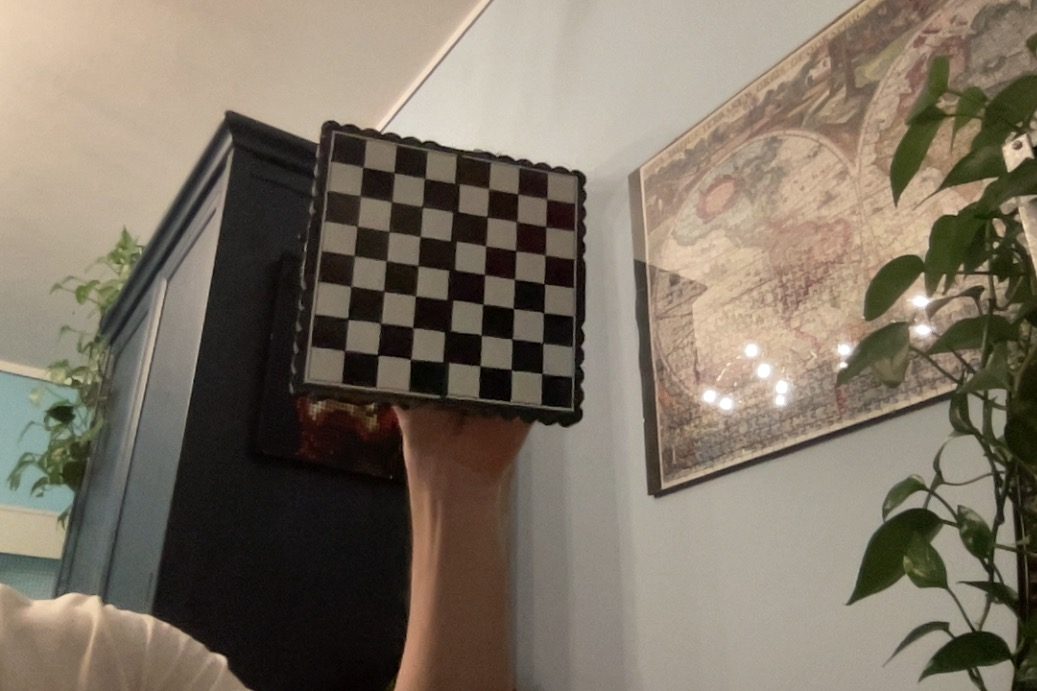
#> input picture pipeline/gaze-detection/gaze_detection/resources/images/calibration/img1.jpg, 1037 x 691 px; its folder holds only this picture in this run
$ python calibration.py
#> lines starting #> are read from the running program, lines starting #| are printed output that depends on the picture; after the words box and inside, x2 and y2 are one past the last pixel; in counts of white or black regions, pixels touching at a corner belong together
import numpy as np
import cv2
import glob
import json

# termination criteria

CHECKERBOARD = (7,7)
VERBOSE = False

criteria = (cv2.TERM_CRITERIA_EPS + cv2.TERM_CRITERIA_MAX_ITER, 30, 0.001)

# prepare object points, like (0,0,0), (1,0,0), (2,0,0) ....,(6,5,0)
objp = np.zeros((7*7,3), np.float32)
objp[:,:2] = np.mgrid[0:7,0:7].T.reshape(-1,2)

# Arrays to store object points and image points from all the images.
objpoints = [] # 3d point in real world space
imgpoints = [] # 2d points in image plane.

images = glob.glob('calibration/*.jpg')

for fname in images:
    img = cv2.imread(fname)
#> img is the input picture: shape (691, 1037, 3); mean B, G, R 100.9, 115.4, 125.7
    gray = cv2.cvtColor(img,cv2.COLOR_BGR2GRAY)
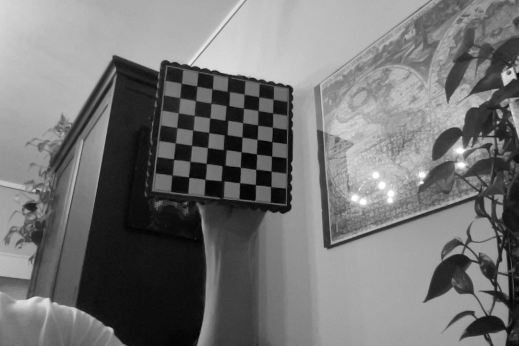
#> gray: shape (691, 1037) (shown at 1/2 size); min 0, max 255, mean 116.8

    # Find the chess board corners
    ret, corners = cv2.findChessboardCorners(gray, CHECKERBOARD ,None)
#> ret = True; corners = 49 rows, first 8: [344.5, 350.8], [347.7, 318.9], [350.1, 286.7], [354.1, 255.3], [356.8, 226.7], [360, 196], [370.7, 177.5], [377.7, 355.5]
    print(ret)
#| True

    # If found, add object points, image points (after refining them)
    if ret == True:
        objpoints.append(objp)
        corners2 = cv2.cornerSubPix(gray,corners,(11,11),(-1,-1),criteria)
#> corners2 = 49 rows, first 8: [344.7, 350.6], [347.9, 318.8], [351.1, 286.3], [354.3, 255.6], [357.1, 226.2], [360.2, 196], [363.1, 167.2], [377.7, 354.7]
        imgpoints.append(corners2)

        # Draw and display the corners
        img = cv2.drawChessboardCorners(img, CHECKERBOARD, corners2,ret)
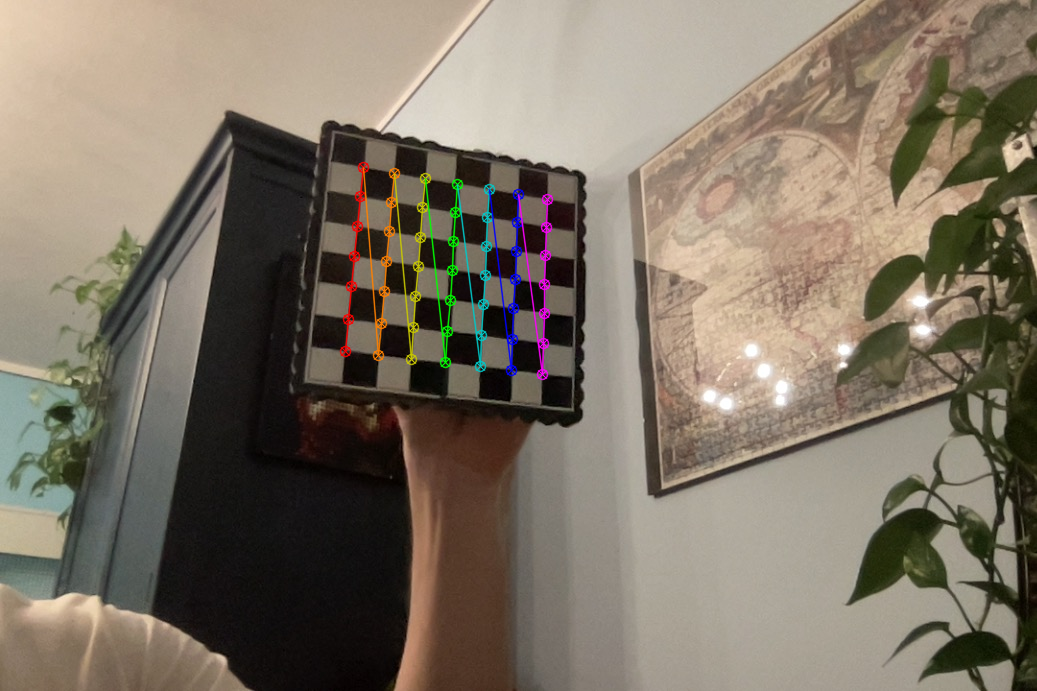
#> img: shape (691, 1037, 3); 1.51% of pixels changed, all inside (x1, y1, x2, y2) = (339, 161, 554, 381)

    if VERBOSE:
        cv2.imshow('img', img)
        cv2.waitKey(0)

cv2.destroyAllWindows()

ret, mtx, dist, rvecs, tvecs = cv2.calibrateCamera(objpoints, imgpoints, gray.shape[::-1],None,None)
#> ret = 0.7; mtx = [[899.6, 0, 543], [0, 896.9, 289.1], [0, 0, 1]]; dist = [[3.71, -110.2, -0.0251, 0.0202, 975.6]]; rvecs = ([-0.0767, -0.515, -1.46],); tvecs = ([-5.77, 1.81, 26.55],)

# Reprojection error
mean_error = 0
for i in range(len(objpoints)):
    imgpoints2, _ = cv2.projectPoints(objpoints[i], rvecs[i], tvecs[i], mtx, dist)
    error = cv2.norm(imgpoints[i],imgpoints2, cv2.NORM_L2)/len(imgpoints2)
    mean_error += error
#> this loop made 1 pass
#> (error, mean_error) on pass 1: (0.1, 0.1)
#> after the loop, mean_error = 0.1


if VERBOSE:
    print("total error: ", mean_error/len(objpoints))


    img = cv2.imread('calibration/img5.jpg')
    h,  w = img.shape[:2]
    newcameramtx, roi=cv2.getOptimalNewCameraMatrix(mtx,dist,(w,h),1,(w,h))

    # undistort
    mapx,mapy = cv2.initUndistortRectifyMap(mtx,dist,None,newcameramtx,(w,h),5)
    dst = cv2.remap(img,mapx,mapy,cv2.INTER_LINEAR)

    # crop the image
    x,y,w,h = roi
    dst = dst[y:y+h, x:x+w]
    cv2.imwrite('calibresult.png',dst)

np.savez("calib_results", mtx=mtx, dist=dist)

$ run again, on pipeline/gaze-detection/gaze_detection/resources/images/calibration/img13.jpg
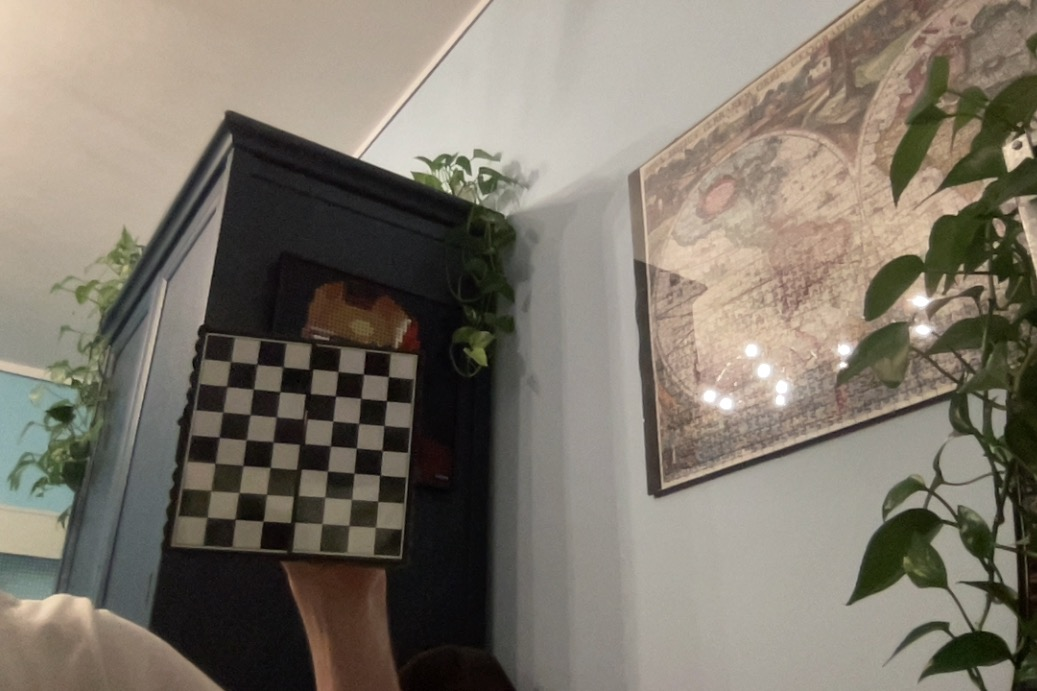
#> input picture pipeline/gaze-detection/gaze_detection/resources/images/calibration/img13.jpg, 1037 x 691 px
#> img is the input picture: shape (691, 1037, 3); mean B, G, R 106.8, 118.6, 125.9
#> `gray = cv2.cvtColor(img,cv2.COLOR_BGR2GRAY)`:
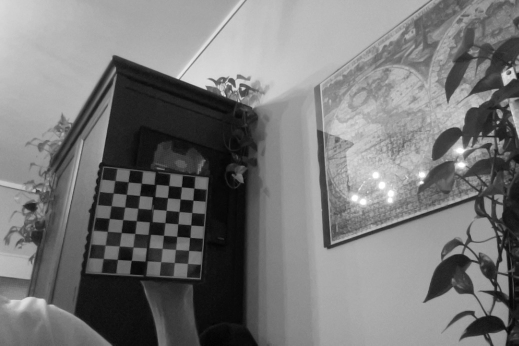
#> gray: shape (691, 1037) (shown at 1/2 size); min 0, max 255, mean 119.4
#> `ret, corners = cv2.findChessboardCorners(gray, CHECKERBOARD ,None)`: ret = True; corners = 49 rows, first 8: [231, 361.6], [257.2, 363.5], [283.9, 367], [310.5, 369], [338, 371.8], [364.1, 374], [388.8, 376.5], [226.5, 385.7]
#| True
#> corners2 = 49 rows, first 8: [230.5, 361.6], [256.7, 364.3], [282.8, 366.8], [310.9, 369.3], [337.9, 371.4], [363.3, 374.1], [388.4, 376.6], [226.7, 386.4]
#> `img = cv2.drawChessboardCorners(img, CHECKERBOARD, corners2,ret)`:
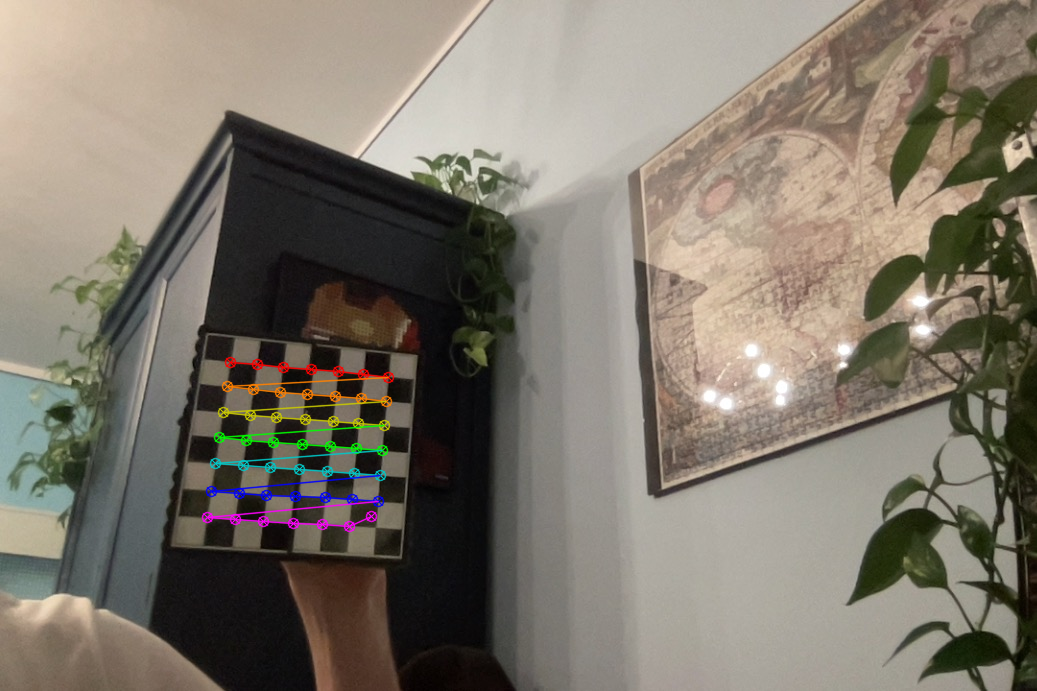
#> img: shape (691, 1037, 3); 1.41% of pixels changed, all inside (x1, y1, x2, y2) = (201, 356, 395, 533)
#> `ret, mtx, dist, rvecs, tvecs = cv2.calibrateCamera(objpoints, imgpoint..`: ret = 1.35; mtx = [[829, 0, 447.2], [0, 924.4, 303.9], [0, 0, 1]]; dist = [[-4.63, -22.74, 0.468, -0.684, 185.5]]; rvecs = ([-0.673, -0.414, 0.0811],); tvecs = ([-7.83, 1.43, 37.04],)
#> the loop `for i in range(len(objpoints)):` made 1 pass
#> (error, mean_error) on pass 1: (0.193, 0.193)
#> after the loop `for i in range(len(objpoints)):`: mean_error = 0.193
